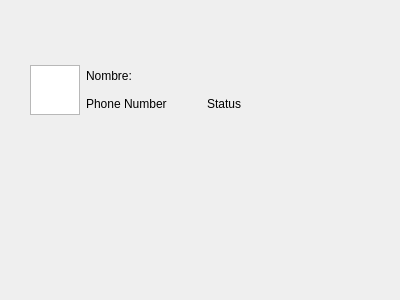
<?xml version="1.0" encoding="UTF-8"?>
<ui version="4.0">
 <class>Form</class>
 <widget class="QWidget" name="Form">
  <property name="geometry">
   <rect>
    <x>0</x>
    <y>0</y>
    <width>400</width>
    <height>300</height>
   </rect>
  </property>
  <property name="windowTitle">
   <string>Form</string>
  </property>
  <widget class="QWidget" name="gridLayoutWidget">
   <property name="geometry">
    <rect>
     <x>30</x>
     <y>50</y>
     <width>291</width>
     <height>80</height>
    </rect>
   </property>
   <layout class="QGridLayout" name="gridLayout">
    <item row="0" column="0">
     <widget class="QGraphicsView" name="graphicsView">
      <property name="maximumSize">
       <size>
        <width>50</width>
        <height>50</height>
       </size>
      </property>
     </widget>
    </item>
    <item row="0" column="1">
     <layout class="QGridLayout" name="gridLayout_2">
      <item row="1" column="0">
       <widget class="QLabel" name="label_2">
        <property name="text">
         <string>Phone Number</string>
        </property>
       </widget>
      </item>
      <item row="1" column="1">
       <widget class="QLabel" name="label_3">
        <property name="text">
         <string>Status</string>
        </property>
       </widget>
      </item>
      <item row="0" column="0" colspan="2">
       <widget class="QLabel" name="label">
        <property name="text">
         <string>Nombre:</string>
        </property>
       </widget>
      </item>
     </layout>
    </item>
   </layout>
  </widget>
 </widget>
 <resources/>
 <connections/>
</ui>
